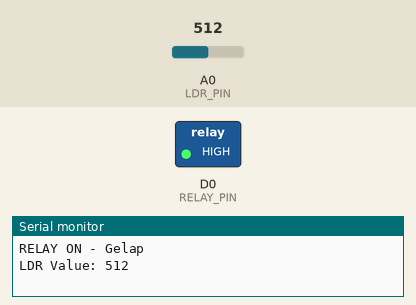
Simulated run of this sketch. Board: ESP8266 (NodeMCU). Shown: switched loads named in the sketch (green lamp = pin HIGH), the last lines printed to the serial monitor. The test bench sets the inputs (shaded band); at power-on: A0 (LDR_PIN) = 512. WiFi joins after 1.5 s; servers stay silent unless stated.

Above: at 3.0 s.
3.1 s: A0 (LDR_PIN) set to 487
At 4.5 s:
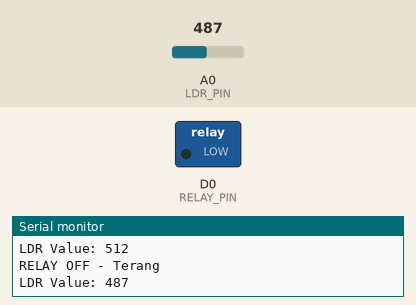
6.3 s: A0 (LDR_PIN) set to 510
At 8.0 s:
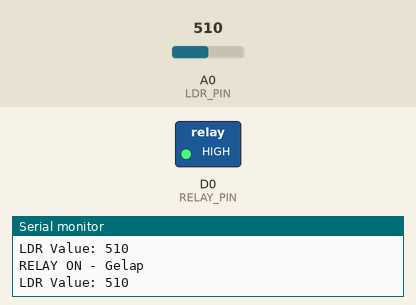
8.3 s: A0 (LDR_PIN) set to 490
At 9.5 s:
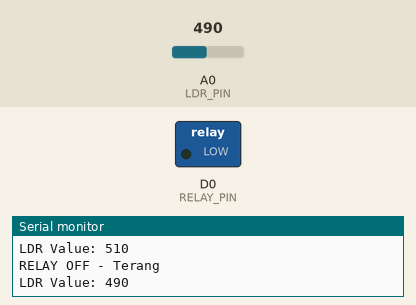
Timing chart, 0 to 11.3 s (numbered marks = the images above; inputs shaded):
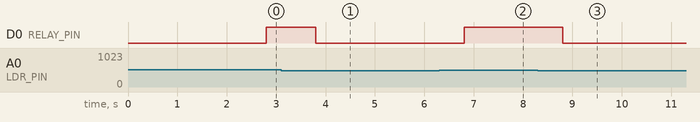

The sketch:

ldr.ino
```cpp
/*
 * Sensor: LDR (Light Dependent Resistor)
 * Fungsi: Membaca intensitas cahaya
 * Pin: A0 (Analog)
 * Relay: D0 (aktif saat gelap)
 *
 * Cara Kerja:
 * - analogRead(A0) membaca nilai 0-1023
 * - Nilai kecil = terang, nilai besar = gelap
 * - Relay ON saat nilai > threshold (gelap)
 */

#define BLYNK_TEMPLATE_ID "YourTemplateID"
#define BLYNK_TEMPLATE_NAME "LDR Sensor"
#define BLYNK_AUTH_TOKEN "YourAuthToken"

#include <ESP8266WiFi.h>
#include <BlynkSimpleEsp8266.h>

#define LDR_PIN A0
#define RELAY_PIN D0

char ssid[] = "YourWiFiSSID";
char pass[] = "YourWiFiPassword";

int threshold = 500;  // Sesuaikan dengan kondisi ruangan
BlynkTimer timer;

void setup() {
  Serial.begin(115200);
  pinMode(RELAY_PIN, OUTPUT);
  digitalWrite(RELAY_PIN, LOW);

  Blynk.begin(BLYNK_AUTH_TOKEN, ssid, pass);
  timer.setInterval(1000L, sendSensorData);
}

void loop() {
  Blynk.run();
  timer.run();
}

void sendSensorData() {
  int ldrValue = analogRead(LDR_PIN);

  // Kirim ke Blynk
  Blynk.virtualWrite(V1, ldrValue);

  // Kontrol relay
  if (ldrValue > threshold) {
    digitalWrite(RELAY_PIN, HIGH);
    Blynk.virtualWrite(V10, 1);
    Serial.println("RELAY ON - Gelap");
  } else {
    digitalWrite(RELAY_PIN, LOW);
    Blynk.virtualWrite(V10, 0);
    Serial.println("RELAY OFF - Terang");
  }

  // Konversi ke persen
  int lightPercent = map(ldrValue, 0, 1024, 100, 0);
  Blynk.virtualWrite(V2, lightPercent);

  Serial.print("LDR Value: ");
  Serial.println(ldrValue);
}
```

Measured:
- the behaviour switches between 501 and 500 on A0 (LDR_PIN) (found by bisection; images 0 and 1)
- after the input at 3.1 s, D0 (RELAY_PIN): HIGH → LOW after 0.70 s
- after the input at 6.3 s, D0 (RELAY_PIN): LOW → HIGH after 0.50 s
- after the input at 8.3 s, D0 (RELAY_PIN): HIGH → LOW after 0.50 s
